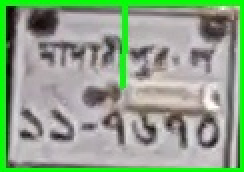
#> input picture violations/plate_20260127_020013_3347.jpg, 122 x 86 px (shown 2 times larger)
$ python -i detection_utils.py   (imports and definitions only)
#> lines starting #> are read from the running program, lines starting #| are printed output that depends on the picture
"""
🏍️ PRECISION HELMET DETECTION ENGINE
Industry-Standard Implementation
Strict Rules: Motorcycle Riders Only | No Helmet = Violation | One Clear Plate Image
Enhanced: Perceptual Hash for Duplicate Detection + Green Box for Safe Riders
"""
import cv2
import time
import csv
import os
import numpy as np
import streamlit as st
from app_config import (
    RIDER_ID, NO_HELMET_ID, PLATE_ID, HELMET_ID,
    COLOR_RIDER, COLOR_NO_HELMET, COLOR_PLATE,
    CSV_FILE, DUPLICATE_WINDOW, CLASS_NAMES
)
from datetime import datetime
import hashlib

# Production mode - clean output
DEBUG_MODE = True  # Set False to disable console logs

# Color for safe riders with helmets
COLOR_SAFE = (0, 255, 0)  # Green

# ==========================================
# HELPER FUNCTIONS
# ==========================================

# [260 lines left out: functions get_center, calculate_iou, is_inside, compute_perceptual_hash, compute_average_hash, hamming_distance and 2 more, not called in this run]

# ==========================================
# MAIN DETECTION ENGINE
# ==========================================

def process_frame(frame, results, **kwargs):
    """
    PRECISION DETECTION PIPELINE

    Rules:
    1. Only process RIDERS (people on motorcycles)
    2. Check if rider has HELMET → Show GREEN box if yes (SAFE)
    3. Check if rider has NO_HELMET → Violation if yes
    4. Find best PLATE image → Save ONE clear image per bike using perceptual hashing
    """

    # === STEP 1: Collect Detections ===
    riders = []
    helmets = []
    no_helmets = []
    plates = []

    for box in results.boxes:
        try:
            cls = int(box.cls[0])
            conf = float(box.conf[0])
            x1, y1, x2, y2 = map(int, box.xyxy[0])

            detection = (x1, y1, x2, y2, conf)

            if cls == RIDER_ID:
                riders.append(detection)
            elif cls == HELMET_ID:
                helmets.append(detection)
            elif cls == NO_HELMET_ID:
                no_helmets.append(detection)
            elif cls == PLATE_ID:
                plates.append(detection)

        except Exception as e:
            continue

    # === STEP 2: Process Each Rider (Motorcycle Only) ===
    violation_count = 0
    safe_count = 0

    for rider_data in riders:
        rx1, ry1, rx2, ry2, r_conf = rider_data
        rider_box = (rx1, ry1, rx2, ry2)

        # === CHECK 1: Does rider have HELMET? ===
        has_helmet = False
        best_helmet = None

        for helmet_data in helmets:
            hx1, hy1, hx2, hy2, h_conf = helmet_data
            helmet_box = (hx1, hy1, hx2, hy2)

            # Helmet must be inside or significantly overlap rider
            iou = calculate_iou(helmet_box, rider_box)
            inside = is_inside(helmet_box, rider_box, tolerance=50)

            if inside or iou > 0.15:
                has_helmet = True
                best_helmet = helmet_data
                break

        # === SAFE RIDER - Show GREEN box ===
        if has_helmet:
            safe_count += 1

            # Draw GREEN box around rider only
            cv2.rectangle(frame, (rx1, ry1), (rx2, ry2), COLOR_SAFE, 3)

            # Simple label
            cv2.rectangle(frame, (rx1, ry1-35), (rx1+100, ry1), (0, 200, 0), -1)
            cv2.putText(frame, "HELMET", (rx1+5, ry1-8),
                       cv2.FONT_HERSHEY_SIMPLEX, 0.7, (255, 255, 255), 2)

            continue  # Skip to next rider

        # === CHECK 2: Does rider have NO_HELMET? ===
        has_no_helmet = False
        best_no_helmet = None
        best_nh_iou = 0.0

        for nh_data in no_helmets:
            nx1, ny1, nx2, ny2, nh_conf = nh_data
            nh_box = (nx1, ny1, nx2, ny2)

            iou = calculate_iou(nh_box, rider_box)
            inside = is_inside(nh_box, rider_box, tolerance=50)

            if (inside or iou > 0.1) and iou > best_nh_iou:
                has_no_helmet = True
                best_nh_iou = iou
                best_no_helmet = nh_data

        # SKIP if no clear NO_HELMET detection
        if not has_no_helmet or not best_no_helmet:
            continue

        # === VIOLATION CONFIRMED ===
        violation_count += 1

        nx1, ny1, nx2, ny2, nh_conf = best_no_helmet

        # Draw violation box around rider only
        cv2.rectangle(frame, (rx1, ry1), (rx2, ry2), COLOR_RIDER, 3)

        # Simple label
        cv2.rectangle(frame, (rx1, ry1-35), (rx1+130, ry1), (0, 0, 200), -1)
        cv2.putText(frame, "NO HELMET", (rx1+5, ry1-8),
                   cv2.FONT_HERSHEY_SIMPLEX, 0.7, (255, 255, 255), 2)

        # === CHECK 3: Find BEST Plate for This Rider ===
        best_plate = None
        best_plate_score = 0.0

        for pl_data in plates:
            px1, py1, px2, py2, pl_conf = pl_data
            plate_box = (px1, py1, px2, py2)

            # Expand rider box downward (plates at bottom of bike)
            expanded_rider = (rx1, ry1, rx2, ry2 + 250)

            # Calculate plate quality score
            # Factors: confidence, size, position
            plate_area = (px2 - px1) * (py2 - py1)

            if is_inside(plate_box, expanded_rider, tolerance=80):
                # Quality score: confidence * size * position_weight
                position_score = 1.0 if py1 > ry2 else 0.5  # Prefer plates below rider
                quality_score = pl_conf * (plate_area / 1000.0) * position_score

                if quality_score > best_plate_score:
                    best_plate_score = quality_score
                    best_plate = pl_data

        # === SAVE BEST PLATE IMAGE (with duplicate prevention) ===
        if best_plate:
            px1, py1, px2, py2, pl_conf = best_plate
            plate_box = (px1, py1, px2, py2)

            # Extract plate crop for duplicate checking
            try:
                # Add padding for better capture
                pad = 10
                crop_y1 = max(0, py1 - pad)
                crop_y2 = min(frame.shape[0], py2 + pad)
                crop_x1 = max(0, px1 - pad)
                crop_x2 = min(frame.shape[1], px2 + pad)

                plate_crop = frame[crop_y1:crop_y2, crop_x1:crop_x2].copy()

                if plate_crop.size > 0:
                    # Check for duplicates using perceptual hashing
                    now = time.time()

                    if not is_duplicate_plate(plate_crop, plate_box, now):
                        # Draw plate box
                        cv2.rectangle(frame, (px1, py1), (px2, py2), COLOR_PLATE, 3)

                        # Visual connection
                        nh_center = get_center((nx1, ny1, nx2, ny2))
                        plate_center = get_center(plate_box)
                        cv2.line(frame, nh_center, plate_center, (0, 255, 0), 2)

                        # Enhance for clarity
                        enhanced_plate = enhance_plate_image(plate_crop)

                        # Save with timestamp
                        timestamp_str = datetime.now().strftime("%Y%m%d_%H%M%S")
                        plate_filename = f"plate_{timestamp_str}_{int(now*1000)%10000}_conf{int(pl_conf*100)}.jpg"
                        plate_path = os.path.join("violations", plate_filename)

                        # Save enhanced image
                        cv2.imwrite(plate_path, enhanced_plate, [cv2.IMWRITE_JPEG_QUALITY, 95])

                        # Log to database
                        with open(CSV_FILE, "a", newline="", encoding="utf-8") as f:
                            timestamp = datetime.now().strftime("%Y-%m-%d %H:%M:%S")

                            csv.writer(f).writerow([
                                timestamp,
                                "",  # To be filled manually
                                f"{pl_conf:.3f}",
                                "Video",
                                plate_filename
                            ])

                        # Visual feedback
                        cv2.putText(frame, f"PLATE SAVED ({pl_conf:.2f})", (px1, py2+25),
                                   cv2.FONT_HERSHEY_SIMPLEX, 0.7, COLOR_PLATE, 2)

                        if DEBUG_MODE:
                            print(f"✅ SAVED: {plate_filename} | Confidence: {pl_conf:.2f}")

                    else:
                        # Duplicate detected - show feedback
                        cv2.putText(frame, "DUPLICATE SKIPPED", (px1, py2+25),
                                   cv2.FONT_HERSHEY_SIMPLEX, 0.6, (255, 255, 0), 2)

                        if DEBUG_MODE:
                            print(f"⏭️  SKIPPED: Duplicate plate")

            except Exception as e:
                if DEBUG_MODE:
                    print(f"❌ Plate save error: {e}")

        else:
            # Violation but no plate
            cv2.putText(frame, "NO PLATE DETECTED", (rx1, ry2+25),
                       cv2.FONT_HERSHEY_SIMPLEX, 0.7, (0, 255, 255), 2)

    # === No status overlay ===
    # Counters removed as requested

    return frame

# [11 lines left out: function initialize_csv, not called in this run]

>>> import cv2
>>> picture = cv2.imread('violations/plate_20260127_020013_3347.jpg', cv2.IMREAD_GRAYSCALE)
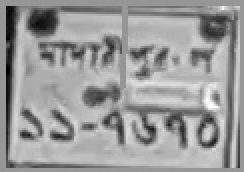
#> picture: shape (86, 122) (shown 2 times larger); min 0, max 255, mean 154.7
>>> result = process_frame(picture, 'out.png')
#> (the run stopped early here; a loop or call above may not have finished)

$ run again, on violations/plate_20260127_020016_6675.jpg
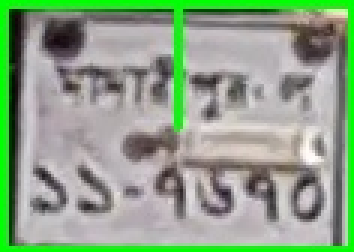
#> input picture violations/plate_20260127_020016_6675.jpg, 118 x 84 px (shown 3 times larger)
#> `picture = cv2.imread('violations/plate_20260127_020013_3347.jpg', cv2...`:
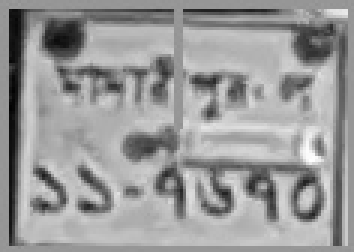
#> picture: shape (84, 118) (shown 3 times larger); min 2, max 255, mean 153.7

$ run again, on violations/plate_20260127_020018_8436.jpg
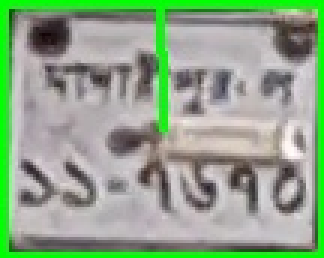
#> input picture violations/plate_20260127_020018_8436.jpg, 108 x 86 px (shown 3 times larger)
#> `picture = cv2.imread('violations/plate_20260127_020013_3347.jpg', cv2...`:
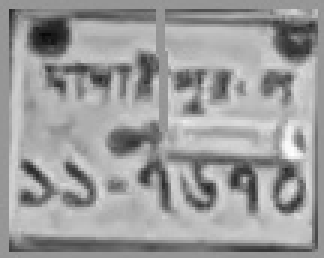
#> picture: shape (86, 108) (shown 3 times larger); min 8, max 255, mean 156.3
